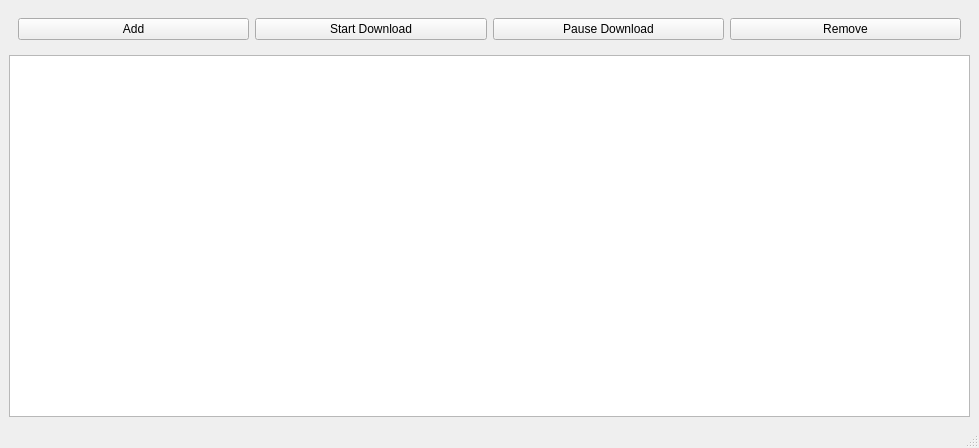
<?xml version="1.0" encoding="UTF-8"?>
<ui version="4.0">
 <class>MainWindow</class>
 <widget class="QMainWindow" name="MainWindow">
  <property name="geometry">
   <rect>
    <x>0</x>
    <y>0</y>
    <width>979</width>
    <height>448</height>
   </rect>
  </property>
  <property name="windowTitle">
   <string>MainWindow</string>
  </property>
  <widget class="QWidget" name="centralwidget">
   <layout class="QVBoxLayout" name="verticalLayout">
    <item>
     <widget class="QWidget" name="widget" native="true">
      <layout class="QHBoxLayout" name="horizontalLayout">
       <item>
        <widget class="QPushButton" name="add_push_button">
         <property name="text">
          <string>Add</string>
         </property>
        </widget>
       </item>
       <item>
        <widget class="QPushButton" name="start_push_button">
         <property name="text">
          <string>Start Download</string>
         </property>
        </widget>
       </item>
       <item>
        <widget class="QPushButton" name="pause_push_button">
         <property name="text">
          <string>Pause Download</string>
         </property>
        </widget>
       </item>
       <item>
        <widget class="QPushButton" name="remove_push_button">
         <property name="text">
          <string>Remove</string>
         </property>
        </widget>
       </item>
      </layout>
     </widget>
    </item>
    <item>
     <widget class="QTableView" name="table_view"/>
    </item>
   </layout>
  </widget>
  <widget class="QMenuBar" name="menubar">
   <property name="geometry">
    <rect>
     <x>0</x>
     <y>0</y>
     <width>979</width>
     <height>22</height>
    </rect>
   </property>
  </widget>
  <widget class="QStatusBar" name="statusbar"/>
 </widget>
 <resources/>
 <connections/>
</ui>
